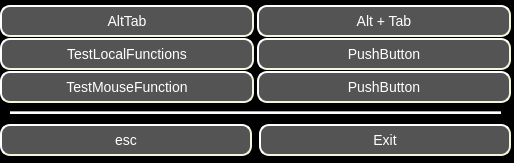
<?xml version="1.0" encoding="UTF-8"?>
<ui version="4.0">
 <class>MainWindow</class>
 <widget class="QMainWindow" name="MainWindow">
  <property name="geometry">
   <rect>
    <x>0</x>
    <y>0</y>
    <width>514</width>
    <height>163</height>
   </rect>
  </property>
  <property name="font">
   <font>
    <family>MS Shell Dlg 2</family>
   </font>
  </property>
  <property name="windowTitle">
   <string>MainWindow</string>
  </property>
  <property name="styleSheet">
   <string notr="true">background-color: rgb(0, 0, 0);
border-color: rgb(0, 0, 0);</string>
  </property>
  <widget class="QWidget" name="centralwidget">
   <widget class="QWidget" name="verticalLayoutWidget">
    <property name="geometry">
     <rect>
      <x>0</x>
      <y>0</y>
      <width>511</width>
      <height>119</height>
     </rect>
    </property>
    <layout class="QVBoxLayout" name="verticalLayout">
     <property name="spacing">
      <number>3</number>
     </property>
     <item>
      <layout class="QHBoxLayout" name="horizontalLayout">
       <item>
        <layout class="QVBoxLayout" name="verticalLayout_3">
         <property name="spacing">
          <number>1</number>
         </property>
         <item>
          <widget class="QPushButton" name="AltTab_function">
           <property name="styleSheet">
            <string notr="true">QPushButton {
	color: rgb(255, 255, 255);
	background-color: rgb(84, 84, 84);
    border-style: outset;
    border-width: 2px;
    border-radius: 10px;
    border-color: beige;
    min-width: 10em;
    font: 14px;
    padding: 6px;
}

QPushButton:hover {
	color: rgb(255, 255, 255);
	background-color: rgb(162, 162, 162);
    border-style: outset;
    border-width: 2px;
    border-radius: 10px;
    border-color: beige;
    min-width: 10em;
    font: 14px;
    padding: 6px;

}
</string>
           </property>
           <property name="text">
            <string>AltTab</string>
           </property>
          </widget>
         </item>
         <item>
          <widget class="QPushButton" name="TestLocalFunction_function">
           <property name="styleSheet">
            <string notr="true">QPushButton {
	color: rgb(255, 255, 255);
	background-color: rgb(84, 84, 84);
    border-style: outset;
    border-width: 2px;
    border-radius: 10px;
    border-color: beige;
    min-width: 10em;
    font: 14px;
    padding: 6px;
}

QPushButton:hover {
	color: rgb(255, 255, 255);
	background-color: rgb(162, 162, 162);
    border-style: outset;
    border-width: 2px;
    border-radius: 10px;
    border-color: beige;
    min-width: 10em;
    font: 14px;
    padding: 6px;

}
</string>
           </property>
           <property name="text">
            <string>TestLocalFunctions</string>
           </property>
          </widget>
         </item>
         <item>
          <widget class="QPushButton" name="TestMouseFunction_function">
           <property name="minimumSize">
            <size>
             <width>186</width>
             <height>0</height>
            </size>
           </property>
           <property name="styleSheet">
            <string notr="true">QPushButton {
	color: rgb(255, 255, 255);
	background-color: rgb(84, 84, 84);
    border-style: outset;
    border-width: 2px;
    border-radius: 10px;
    border-color: beige;
    min-width: 10em;
    font: 14px;
    padding: 6px;
}

QPushButton:hover {
	color: rgb(255, 255, 255);
	background-color: rgb(162, 162, 162);
    border-style: outset;
    border-width: 2px;
    border-radius: 10px;
    border-color: beige;
    min-width: 10em;
    font: 14px;
    padding: 6px;

}
</string>
           </property>
           <property name="text">
            <string>TestMouseFunction</string>
           </property>
          </widget>
         </item>
        </layout>
       </item>
       <item>
        <layout class="QVBoxLayout" name="verticalLayout_2">
         <property name="spacing">
          <number>1</number>
         </property>
         <item>
          <widget class="QPushButton" name="AltTab_context">
           <property name="minimumSize">
            <size>
             <width>186</width>
             <height>0</height>
            </size>
           </property>
           <property name="styleSheet">
            <string notr="true">QPushButton {
	color: rgb(255, 255, 255);
	background-color: rgb(84, 84, 84);
    border-style: outset;
    border-width: 2px;
    border-radius: 10px;
    border-color: beige;
    min-width: 10em;
    font: 14px;
    padding: 6px;
}

QPushButton:hover {
	color: rgb(255, 255, 255);
	background-color: rgb(162, 162, 162);
    border-style: outset;
    border-width: 2px;
    border-radius: 10px;
    border-color: beige;
    min-width: 10em;
    font: 14px;
    padding: 6px;

}
</string>
           </property>
           <property name="text">
            <string>Alt + Tab</string>
           </property>
          </widget>
         </item>
         <item>
          <widget class="QPushButton" name="TestMouseFunction_context">
           <property name="minimumSize">
            <size>
             <width>186</width>
             <height>0</height>
            </size>
           </property>
           <property name="styleSheet">
            <string notr="true">QPushButton {
	color: rgb(255, 255, 255);
	background-color: rgb(84, 84, 84);
    border-style: outset;
    border-width: 2px;
    border-radius: 10px;
    border-color: beige;
    min-width: 10em;
    font: 14px;
    padding: 6px;
}

QPushButton:hover {
	color: rgb(255, 255, 255);
	background-color: rgb(162, 162, 162);
    border-style: outset;
    border-width: 2px;
    border-radius: 10px;
    border-color: beige;
    min-width: 10em;
    font: 14px;
    padding: 6px;

}
</string>
           </property>
           <property name="text">
            <string>PushButton</string>
           </property>
          </widget>
         </item>
         <item>
          <widget class="QPushButton" name="TestLocalFunction_context">
           <property name="minimumSize">
            <size>
             <width>186</width>
             <height>0</height>
            </size>
           </property>
           <property name="styleSheet">
            <string notr="true">QPushButton {
	color: rgb(255, 255, 255);
	background-color: rgb(84, 84, 84);
    border-style: outset;
    border-width: 2px;
    border-radius: 10px;
    border-color: beige;
    min-width: 10em;
    font: 14px;
    padding: 6px;
}

QPushButton:hover {
	color: rgb(255, 255, 255);
	background-color: rgb(162, 162, 162);
    border-style: outset;
    border-width: 2px;
    border-radius: 10px;
    border-color: beige;
    min-width: 10em;
    font: 14px;
    padding: 6px;

}
</string>
           </property>
           <property name="text">
            <string>PushButton</string>
           </property>
           <property name="default">
            <bool>true</bool>
           </property>
          </widget>
         </item>
        </layout>
       </item>
      </layout>
     </item>
     <item>
      <widget class="Line" name="line_2">
       <property name="styleSheet">
        <string notr="true">margin-left: 10px;
margin-right: 10px;
background-color: rgb(255, 255, 255);</string>
       </property>
       <property name="orientation">
        <enum>Qt::Horizontal</enum>
       </property>
      </widget>
     </item>
    </layout>
   </widget>
   <widget class="QWidget" name="horizontalLayoutWidget">
    <property name="geometry">
     <rect>
      <x>0</x>
      <y>120</y>
      <width>511</width>
      <height>41</height>
     </rect>
    </property>
    <layout class="QHBoxLayout" name="horizontalLayout_2">
     <property name="spacing">
      <number>7</number>
     </property>
     <item>
      <widget class="QPushButton" name="Exit_context">
       <property name="styleSheet">
        <string notr="true">QPushButton {
	color: rgb(255, 255, 255);
	background-color: rgb(84, 84, 84);
    border-style: outset;
    border-width: 2px;
    border-radius: 10px;
    border-color: beige;
    font: 14px;
    padding: 6px;
}

QPushButton:hover {
	color: rgb(255, 255, 255);
	background-color: rgb(162, 162, 162);
    border-style: outset;
    border-width: 2px;
    border-radius: 10px;
    border-color: beige;
    font: 14px;
    padding: 6px;

}

QPushButton:focus {
	color: rgb(255, 255, 255);
	background-color: rgb(162, 162, 162);
    border-style: outset;
    border-width: 2px;
    border-radius: 10px;
    border-color: beige;
    font: bold 14px;
    padding: 6px;
}


QPushButton::focus:hover {
	color: rgb(255, 255, 255);
	background-color: rgb(162, 162, 162);
    border-style: outset;
    border-width: 2px;
    border-radius: 10px;
    border-color: beige;
    font: bold 14px;
    padding: 6px;
}</string>
       </property>
       <property name="text">
        <string>esc</string>
       </property>
       <property name="flat">
        <bool>false</bool>
       </property>
      </widget>
     </item>
     <item>
      <widget class="QPushButton" name="Exit_function">
       <property name="minimumSize">
        <size>
         <width>186</width>
         <height>0</height>
        </size>
       </property>
       <property name="styleSheet">
        <string notr="true">QPushButton {
	color: rgb(255, 255, 255);
	background-color: rgb(84, 84, 84);
    border-style: outset;
    border-width: 2px;
    border-radius: 10px;
    border-color: beige;
    font: 14px;
    min-width: 10em;
    padding: 6px;
}

QPushButton:hover {
	color: rgb(255, 255, 255);
	background-color: rgb(162, 162, 162);
    border-style: outset;
    border-width: 2px;
    border-radius: 10px;
    border-color: beige;
    font: 14px;
    min-width: 10em;
    padding: 6px;

}

QPushButton:focus {
	color: rgb(255, 255, 255);
	background-color: rgb(162, 162, 162);
    border-style: outset;
    border-width: 2px;
    border-radius: 10px;
    border-color: beige;
    font: bold 14px;
    min-width: 10em;
    padding: 6px;
}


QPushButton::focus:hover {
	color: rgb(255, 255, 255);
	background-color: rgb(162, 162, 162);
    border-style: outset;
    border-width: 2px;
    border-radius: 10px;
    border-color: beige;
    font: bold 14px;
    min-width: 10em;
    padding: 6px;
}</string>
       </property>
       <property name="text">
        <string>Exit</string>
       </property>
       <property name="flat">
        <bool>false</bool>
       </property>
      </widget>
     </item>
    </layout>
   </widget>
  </widget>
 </widget>
 <resources/>
 <connections/>
</ui>
